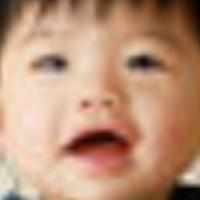
#> input picture More_Improving_Age_Regression/Dataset/UTKFace/1_0_2_20161219161831390.jpg.chip.jpg, 200 x 200 px, found by its file name; its folder holds 4 pictures in this run
$ jupyter execute Age_regressions.ipynb
#> lines starting #> are read from the running program, lines starting #| are printed output that depends on the picture
Imports

[cell 1]
import cv2
import numpy as np
import os
from sklearn.model_selection import train_test_split
from sklearn.linear_model import LinearRegression
from sklearn.metrics import r2_score, mean_squared_error
from sklearn.linear_model import SGDRegressor
import pickle

[cell 2]
#Path to the raw images
path_unknown_raw = "C:\\Users\\Sameed\\Desktop\\ML_Overall_Work\\Age Identify\\Dataset\\UTKFace"

#Get the names of all the images
images_unknown = os.listdir(path_unknown_raw)

#Store the paths of all the cropped images we will save later
paths_unknown_cropped = []

img_dim = 32

[cell 3]
unknown_ages = []
features = []

#Store all the paths for the unknown images
for unknowns in enumerate(images_unknown):

    age = ""
    for i in range(0,6):
        if(unknowns[1][i] == "_"):
            break
        else:
            age += unknowns[1][i]

    unknown_ages.append(int(age))

    path = path_unknown_raw + "\\" + unknowns[1]
    image = cv2.imread(path)
#> image is the input picture: shape (200, 200, 3); mean B, G, R 120.5, 146.8, 187.9

    img_resize = cv2.resize(image, (img_dim,img_dim))
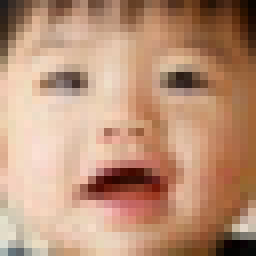
#> img_resize: shape (32, 32, 3) (shown 8 times larger); mean B, G, R 120.5, 146.8, 187.9
    features.append(img_resize.flatten())
#> pass 2 of the loop `for unknowns in enumerate(images_unknown):`:
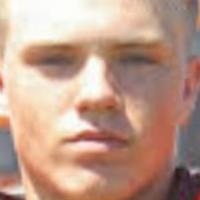
#> input picture More_Improving_Age_Regression/Dataset/UTKFace/22_0_0_20170117091156202.jpg.chip.jpg, 200 x 200 px, found by its file name
#> image is the input picture: shape (200, 200, 3); mean B, G, R 138.4, 155.5, 190.2
#> `img_resize = cv2.resize(image, (img_dim,img_dim))`:
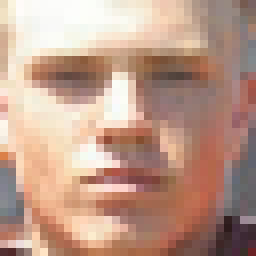
#> img_resize: shape (32, 32, 3) (shown 8 times larger); mean B, G, R 138.2, 155.3, 190.1
#> pass 3 of the loop `for unknowns in enumerate(images_unknown):`:
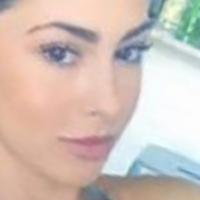
#> input picture More_Improving_Age_Regression/Dataset/UTKFace/23_1_0_20170117144901132.jpg.chip.jpg, 200 x 200 px, found by its file name
#> image is the input picture: shape (200, 200, 3); mean B, G, R 184.7, 193, 209.7
#> `img_resize = cv2.resize(image, (img_dim,img_dim))`:
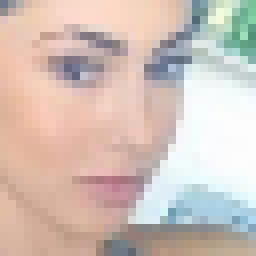
#> img_resize: shape (32, 32, 3) (shown 8 times larger); mean B, G, R 184.6, 192.9, 209.7
#> the loop made 4 passes; the first 3 are shown
